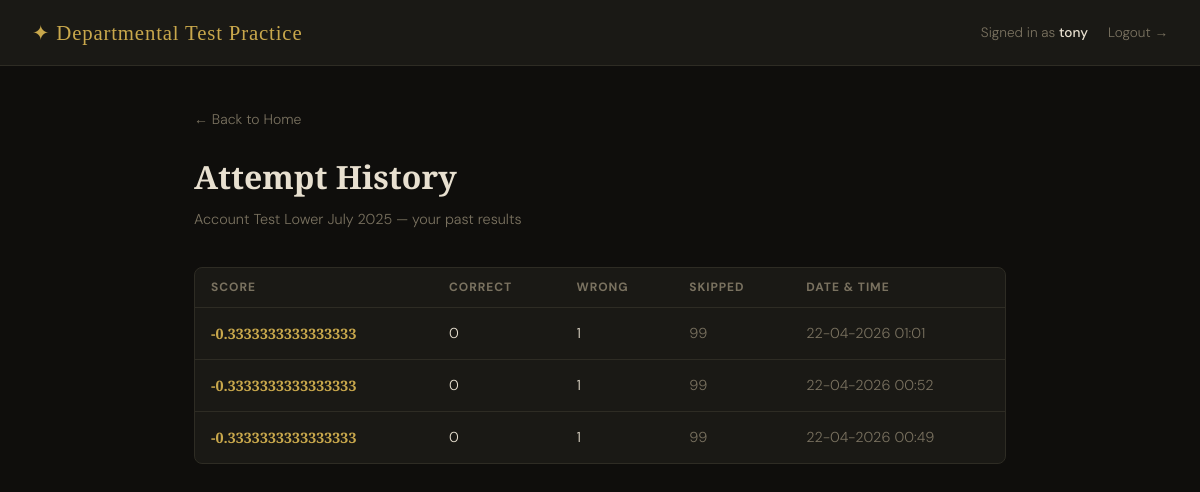
/history/1 (signed in), run on the app's committed database.
### tables this page shows
CREATE TABLE question_sets (
        id INTEGER PRIMARY KEY AUTOINCREMENT,
        subject_id INTEGER,
        name TEXT
    );

CREATE TABLE results (
        id INTEGER PRIMARY KEY AUTOINCREMENT,
        set_id INTEGER,
        score REAL,
        correct INTEGER,
        wrong INTEGER,
        skipped INTEGER,
        created_at DATETIME DEFAULT CURRENT_TIMESTAMP
    , user_id INTEGER);

### app.py (the view)
@app.route("/history/<int:set_id>")
def history(set_id):
    if not require_login():
        return redirect("/login")
    conn = get_db()
    attempts = conn.execute("""
        SELECT score, correct, wrong, skipped,
        strftime('%d-%m-%Y %H:%M', created_at)
        FROM results
        WHERE set_id=? AND user_id=?
        ORDER BY created_at DESC
    """, (set_id, session.get("user_id"))).fetchall()
    set_info = conn.execute("SELECT name FROM question_sets WHERE id=?", (set_id,)).fetchone()
    conn.close()
    return render_template("history.html", attempts=attempts,
                           set_name=set_info["name"] if set_info else "")

### app.py (called while the page is built)
def require_login():
    return "user_id" in session

def get_db():
    conn = sqlite3.connect('database.db')
    conn.row_factory = sqlite3.Row
    return conn

### templates/history.html (shortened to what this page needs)
{% extends "base.html" %}
{% block content %}
<a href="/" style="display:inline-flex;align-items:center;gap:6px;color:var(--text-muted);font-size:0.875rem;margin-bottom:20px;">← Back to Home</a>
<div class="page-header">
    <h1>Attempt History</h1>
    <p>{{ set_name }} — your past results</p>
</div>
<div class="card" style="padding:0; overflow:hidden;">
    {% if attempts %}
    <table class="history-table">
        <thead>
            <tr>
                <th>Score</th>
                <th>Correct</th>
                <th>Wrong</th>
                <th>Skipped</th>
                <th>Date & Time</th>
            </tr>
        </thead>
        <tbody>
            {% for a in attempts %}
            <tr>
                <td class="score-cell">{{ a[0] }}</td>
                <td><span class="badge badge-green">{{ a[1] }}</span></td>
                <td><span class="badge badge-red">{{ a[2] }}</span></td>
                <td><span style="color:var(--text-muted);">{{ a[3] }}</span></td>
                <td style="color:var(--text-muted);">{{ a[4] }}</td>
            </tr>
            {% endfor %}
        </tbody>
    </table>
    {% else %}
    <div style="text-align:center; padding:48px; color:var(--text-muted);">
        <p>No attempts recorded yet. Take a test first!</p>
    </div>
    {% endif %}
</div>
{% endblock %}

### templates/base.html (shortened to what this page needs)
<!DOCTYPE html>
<html lang="en">
<head>
</head>
<body>
{% if session.get("user_id") %}
<nav class="topbar">
    <a class="topbar-brand" href="/">✦ Departmental Test Practice</a>
    <div class="topbar-right">
        <span class="topbar-user">
            Signed in as <span>{{ session.get("username") }}</span>
        </span>
        <a href="/logout" class="btn-logout">Logout →</a>
    </div>
</nav>
{% endif %}
<div class="{% block container_class %}main{% endblock %} fade-in">
    {% block content %}{% endblock %}
</div>
</body>
</html>

### templates/base.html (style rules this page uses)
:root { --bg: #0f0e0c; --surface: #1a1915; --surface2: #242218; --border: #2e2c24; --gold: #c9a84c; --gold-dim: #8a7035; --text: #e8e0d0; --text-muted: #7a7260; --green: #4caf82; --red: #c95c4c; --blue: #4c82c9; --radius: 8px; }
* { box-sizing: border-box; margin: 0; padding: 0; }
body { background: var(--bg); color: var(--text); font-family: 'DM Sans', sans-serif; font-weight: 300; min-height: 100vh; line-height: 1.6; }
.topbar { display: flex; align-items: center; justify-content: space-between; padding: 16px 32px; border-bottom: 1px solid var(--border); background: var(--surface); position: sticky; top: 0; z-index: 100; }
.topbar-brand { font-family: 'Playfair Display', serif; font-size: 1.3rem; color: var(--gold); text-decoration: none; letter-spacing: 0.04em; }
.topbar-right { display: flex; align-items: center; gap: 20px; }
.topbar-user { font-size: 0.85rem; color: var(--text-muted); }
.topbar-user span { color: var(--text); font-weight: 500; }
.main { max-width: 860px; margin: 0 auto; padding: 40px 24px; }
.card { background: var(--surface); border: 1px solid var(--border); border-radius: var(--radius); padding: 24px; margin-bottom: 16px; }
.page-header { margin-bottom: 36px; }
.page-header h1 { font-family: 'Playfair Display', serif; font-size: 2rem; margin-bottom: 6px; }
.page-header p { color: var(--text-muted); font-size: 0.9rem; }
a { color: var(--gold); text-decoration: none; }
.btn-logout { font-size: 0.85rem; color: var(--text-muted); background: none; border: none; cursor: pointer; }
table { width: 100%; border-collapse: collapse; }
td, th { padding: 10px; border-bottom: 1px solid var(--border); }
.fade-in { animation: fadeUp 0.3s ease forwards; }

### templates/history.html (style rules this page uses)
.history-table { width: 100%; border-collapse: collapse; }
.history-table th { text-align: left; font-size: 0.75rem; text-transform: uppercase; letter-spacing: 0.08em; color: var(--text-muted); padding: 10px 16px; border-bottom: 1px solid var(--border); }
.history-table td { padding: 14px 16px; border-bottom: 1px solid var(--border); font-size: 0.9rem; }
.history-table tr:last-child td { border-bottom: none; }
.score-cell { font-family: 'Playfair Display', serif; font-size: 1.1rem; color: var(--gold); font-weight: 700; }

### data on the page
question_sets: name "Account Test Lower July 2025"
results: score "-0.3333333333333333", correct "0", wrong "1", skipped "99", a "22-04-2026 01:01"
results: score "-0.3333333333333333", correct "0", wrong "1", skipped "99", a "22-04-2026 00:52"
results: score "-0.3333333333333333", correct "0", wrong "1", skipped "99", a "22-04-2026 00:49"

### other printed values
{{ session.get("username") }} "tony"
